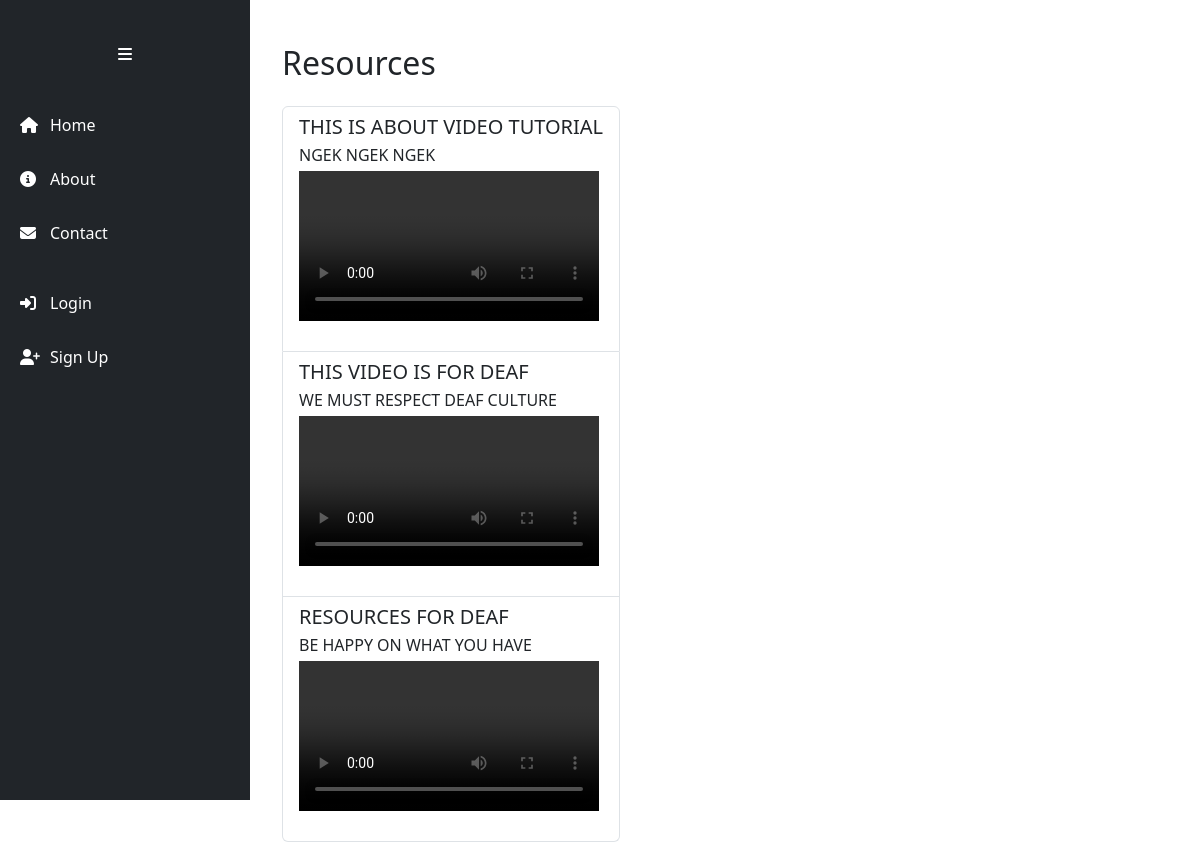
Page /resources/ on the committed database.
### app/models.py (models this page shows, shortened)
class Resource(models.Model):
    name = models.CharField(max_length=150)
    description = models.TextField()
    resource_url = models.URLField()
    video = models.FileField(upload_to='videos/')  # Removed default, as FileField doesn't support default string

### app/views.py (the view)
# urls.py: path('resources/', ResourceListView.as_view(), name='resource_list'),
class ResourceListView(ListView):
    model = Resource
    template_name = 'resource/resource_list.html'
    context_object_name = 'resources'

### app/templates/resource/resource_list.html (shortened to what this page needs)
{% extends 'app/base.html' %}
{% block content %}
<div class="container mt-4">
    <h2 class="mb-4">Resources</h2>
    <div class="list-group">
        {% for resource in resources %}
            <a href="{% url 'resource_detail' resource.pk %}" class="list-group-item list-group-item-action">
                <h5 class="mb-1">{{ resource.name }}</h5>
                <p class="mb-1">{{ resource.description|truncatewords:20 }}</p>
                {% if resource.video %}
                    <div class="embed-responsive embed-responsive-16by9 mb-3">
                        <video class="embed-responsive-item" controls>
                            <source src="{{ resource.video.url }}" type="video/mp4">
                        </video>
                    </div>
                {% endif %}
            </a>
        {% endfor %}
    </div>
</div>
{% endblock content %}

### static/css/base.css (style rules this page uses)
body { display: flex; min-height: 100vh; margin: 0; }

### rows in the picture
Resource: name "THIS IS ABOUT VIDEO TUTORIAL", description "NGEK NGEK NGEK"
Resource: name "THIS VIDEO IS FOR DEAF", description "WE MUST RESPECT DEAF CULTURE"
Resource: name "RESOURCES FOR DEAF", description "BE HAPPY ON WHAT YOU HAVE"
